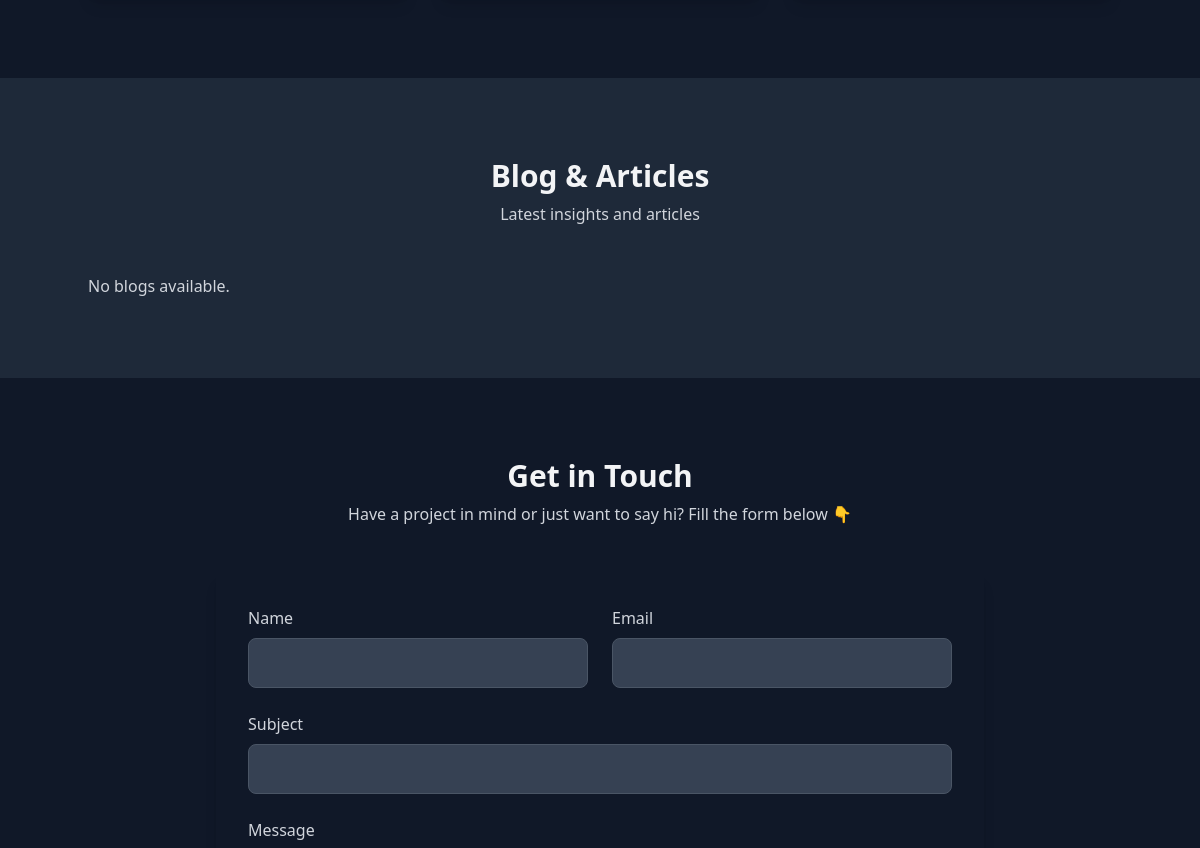
Before: / (middle part) with the older database file.
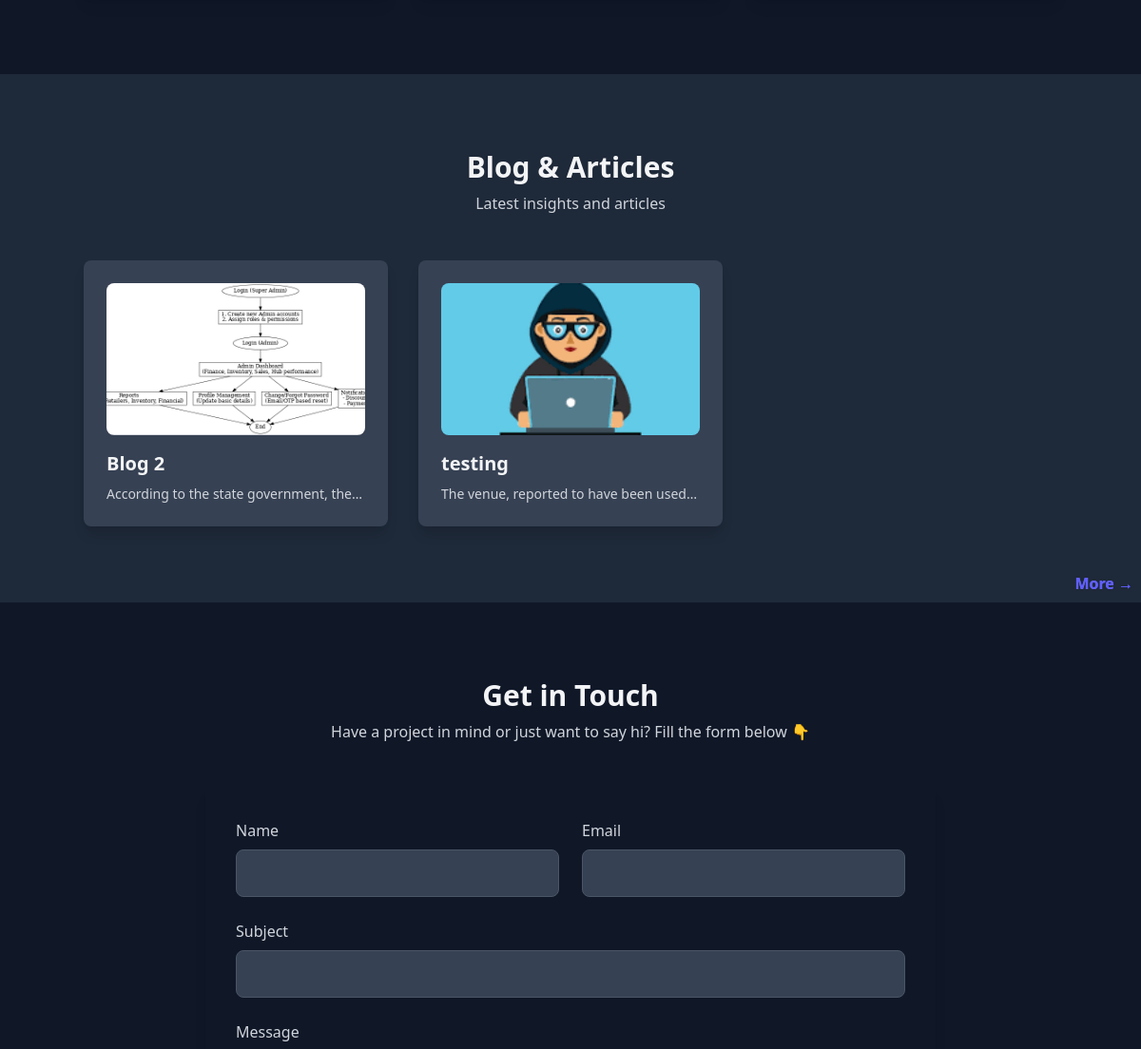
After: the same page with the newer database file.
### home/models.py (models this page shows, shortened)
class Blog(models.Model):
    title = models.CharField(max_length=200)
    content = models.TextField()
    image = models.ImageField(upload_to=blog_image_path, blank=True, null=True)
    created_at = models.DateTimeField(auto_now_add=True)
    class Meta:
        db_table = "bloge"

### home/views.py (the view)
# urls.py: path('', views.index, name='home'),
def index(request):
    projects = Project.objects.all().order_by("-created_at")[:3]
    blogs= Blog.objects.all().order_by("-created_at")[:3]
    return render(request, 'home/index.html',{'projects':projects,'blogs':blogs})

### templates/home/index.html (shortened to what this page needs)
{% extends "__base.html" %} {% block content %}
{% load static %}
<section class="py-20 bg-gray-900 z-10 relative">
</section>
<section class="py-20 bg-gray-800 z-10 relative">
  <div class="container mx-auto text-center mb-12">
    <h2 class="text-3xl font-bold text-gray-100">Blog & Articles</h2>
    <p class="text-gray-300 mt-2">Latest insights and articles</p>
  </div>
  <div class="container mx-auto grid md:grid-cols-3 gap-8">
    {% for blog in blogs %}
    <div
      class="p-6 bg-gray-700 rounded-lg shadow-lg hover:shadow-2xl hover:bg-gray-600 transition duration-300 transform hover:scale-105"
    >
      {% if blog.image %}
      <img
        src="{{ blog.image.url }}"
        alt="{{ blog.title }}"
        class="rounded-lg mb-4 w-full h-40 object-cover"
      />
      {% else %}
      <img
        src="https://via.placeholder.com/800x400.png?text=No+Image"
        alt="No Image"
        class="rounded-lg mb-4 w-full h-40 object-cover"
      />
      {% endif %}
      <h3 class="text-xl font-semibold mb-2 text-gray-100">
        {{ blog.title }}
      </h3>
      <p class="text-gray-300 text-sm line-clamp-1">
        {{ blog.content }}
      </p>
    </div>
        <div class="absolute bottom-0 right-0 mr-2 mb-2">
      <a href="{% url 'blog' %}" class="text-indigo-500 font-semibold hover:underline">
        More →
      </a>
    </div>
    {% empty %}
    <p class="text-gray-300">No blogs available.</p>
    {% endfor %}
  </div>
</section>
<section class="py-20 bg-gray-900 z-10 relative">
  <div class="container mx-auto text-center mb-12">
    <h2 class="text-3xl font-bold text-gray-100">Get in Touch</h2>
    <p class="text-gray-300 mt-2">
      Have a project in mind or just want to say hi? Fill the form below 👇
    </p>
  </div>
  <div class="container mx-auto max-w-3xl">
<form
    action="{% url 'client-mail' %}"
    method="POST"
    class="rounded-lg shadow-lg p-8 space-y-6"
    hx-post="{% url 'client-mail' %}"
    hx-target="#formResponse"
    hx-swap="innerHTML"
>
  <div class="grid md:grid-cols-2 gap-6">
    <div class="flex flex-col text-left">
      <label class="text-gray-300 mb-2">Name</label>
      <input type="text" name="name" required class="px-4 py-3 rounded-lg bg-gray-700 text-gray-100 border border-gray-600 focus:outline-none focus:ring-2 focus:ring-blue-500"/>
    </div>
    <div class="flex flex-col text-left">
      <label class="text-gray-300 mb-2">Email</label>
      <input type="email" name="email" required class="px-4 py-3 rounded-lg bg-gray-700 text-gray-100 border border-gray-600 focus:outline-none focus:ring-2 focus:ring-blue-500"/>
    </div>
  </div>
  <div class="flex flex-col text-left">
    <label class="text-gray-300 mb-2">Subject</label>
    <input type="text" name="subject" class="px-4 py-3 rounded-lg bg-gray-700 text-gray-100 border border-gray-600 focus:outline-none focus:ring-2 focus:ring-blue-500"/>
  </div>
  <div class="flex flex-col text-left">
    <label class="text-gray-300 mb-2">Message</label>
  </div>
</form>
  </div>
  {% endblock %}

Changed rows visible on the page:
added Blog: image (picture), title "Blog 2", content "According to the state government,…"
added Blog: image (picture), title "testing", content "The venue, reported to have been…"
Other visible differences:
text no longer shown: "No blogs available."
